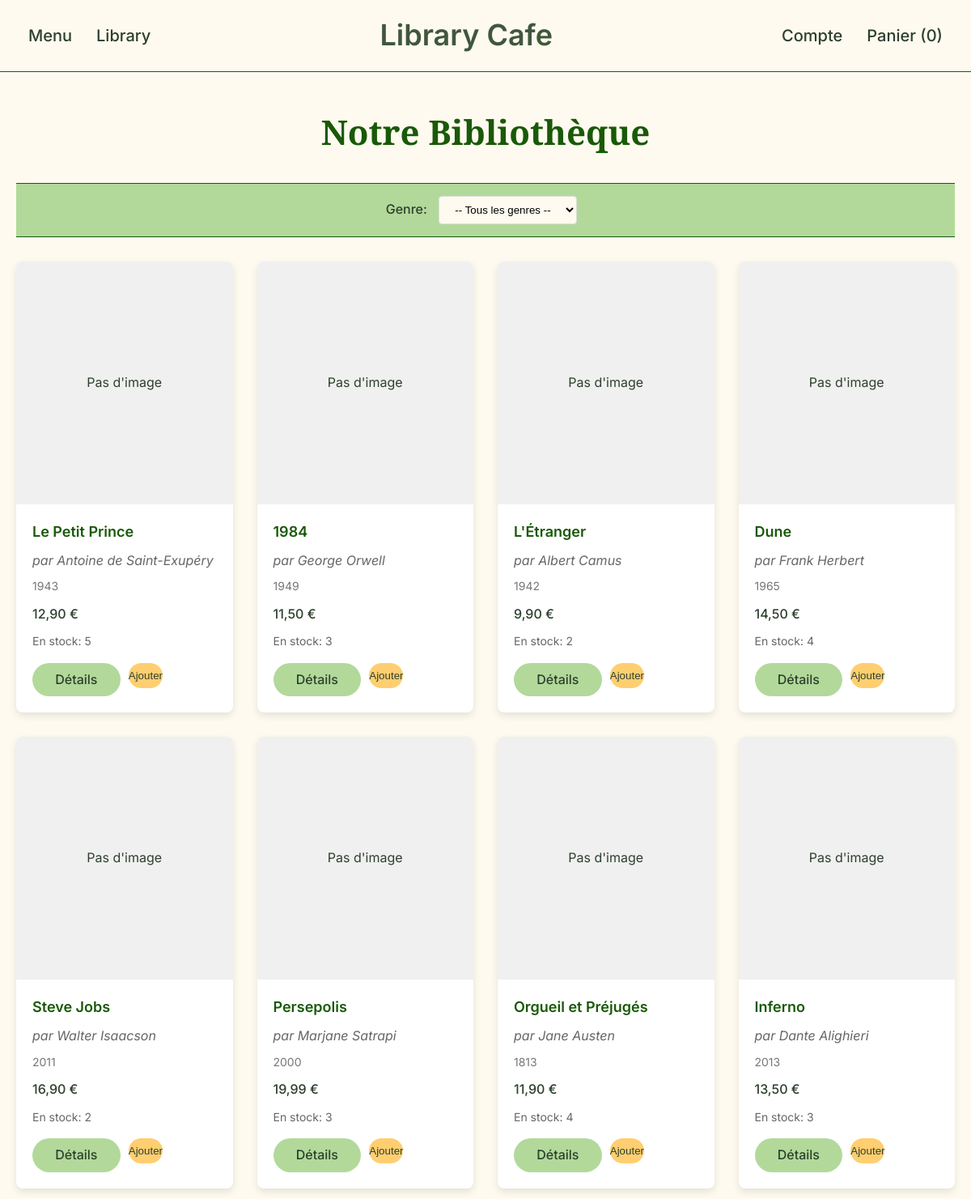
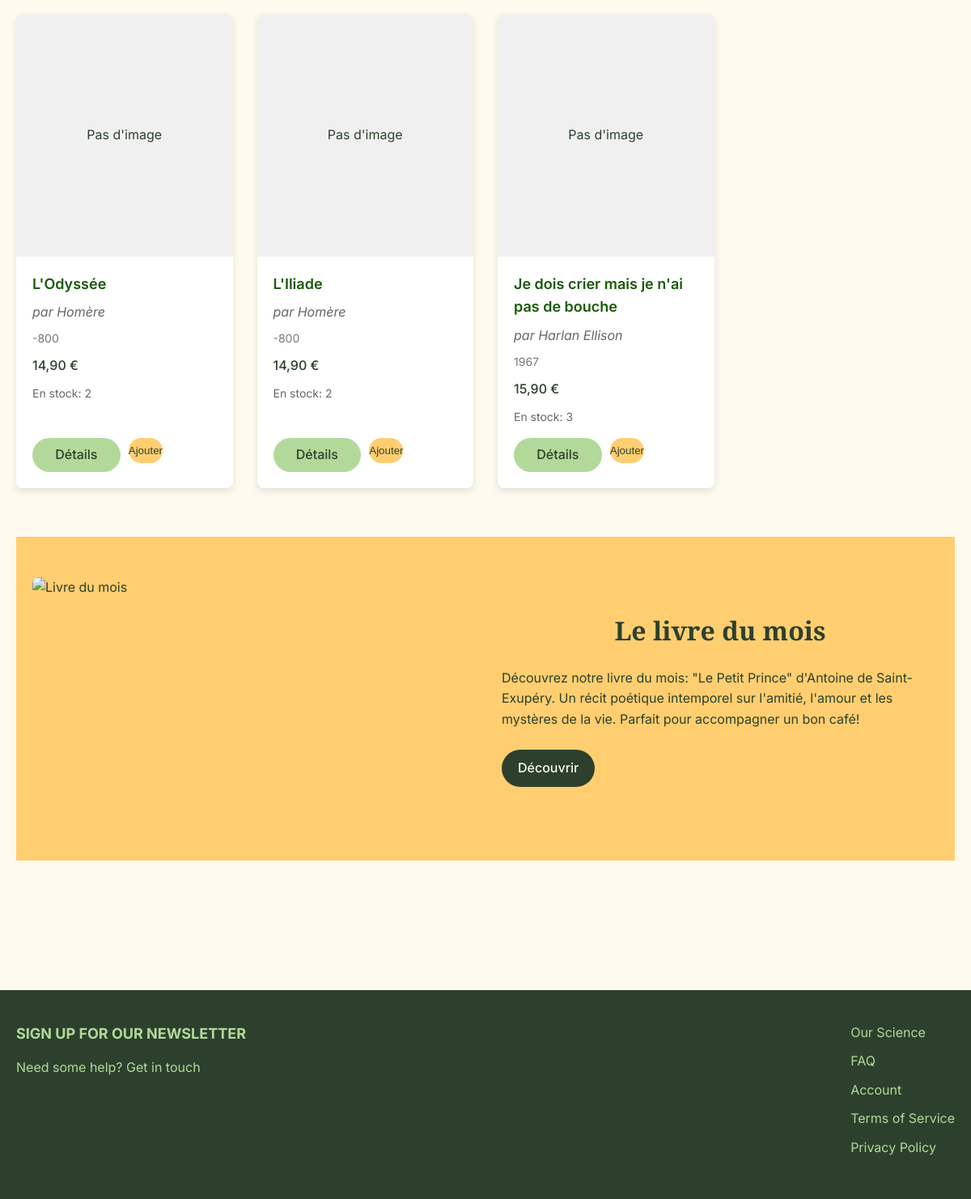
The page /library.php on the database its author committed (2 pictures, top to bottom).
### tables this page shows
CREATE TABLE `produits` (
  `id` int(11) NOT NULL,
  `nom` varchar(100) NOT NULL,
  `description` text DEFAULT NULL,
  `prix` decimal(5,2) NOT NULL,
  `stock` int(11) DEFAULT 100,
  `statut` varchar(50) DEFAULT 'Disponible',
  `image` varchar(255) DEFAULT NULL,
  `categorie_id` int(11) DEFAULT NULL,
  `categorie` varchar(50) DEFAULT NULL,
  `auteur` varchar(100) DEFAULT NULL,
  `annee` int(11) DEFAULT NULL,
  `type` varchar(20) DEFAULT 'Boisson',
  `fournisseur_id` int(11) DEFAULT NULL
);

### library.php (the view, shortened to what this page needs)
<?php
require_once 'bdd.php';
$catID = isset($_GET['cat']) ? intval($_GET['cat']) : null;
if ($catID) {
    $stmt = $pdo->prepare("SELECT * FROM produits WHERE categorie_id = ? AND type = 'Livre'");
    $stmt->execute([$catID]);
} else {
    $stmt = $pdo->query("SELECT * FROM produits WHERE type = 'Livre'");
}
$livres = $stmt->fetchAll();
?>
<!DOCTYPE html>
<html lang="fr">
<head>
</head>
<body>
    <header>
        <div class="header-container">
            <nav class="left-nav">
                <ul>
                    <li><a href="menu.php">Menu</a></li>
                    <li><a href="librairie.php">Library</a></li>
                </ul>
            </nav>
            <a href="Accueil.php" class="logo">Library Cafe</a>
            <nav class="right-nav">
                <ul>
                    <li><a href="profil.php">Compte</a></li>
                    <li><a href="panier.php">Panier (<?= isset($_SESSION['panier']) ? count($_SESSION['panier']) : 0 ?>)</a></li>
                </ul>
            </nav>
        </div>
    </header>
    <main>
        <div class="container">
            <h2>Notre Bibliothèque</h2>
            <section class="filter-section">
                <div class="container">
                    <form class="filter-form" method="get">
                        <label for="cat" class="filter-label">Genre:</label>
                        <select name="cat" id="cat" class="filter-select" onchange="this.form.submit()">
                            <option value="">-- Tous les genres --</option>
                        </select>
                    </form>
                </div>
            </section>
            <section class="books-grid">
                <?php if (count($livres) > 0): ?>
                    <?php foreach ($livres as $livre): ?>
                        <div class="book-card">
                            <div class="book-image">
                                <?php if (!empty($livre['image']) && file_exists($livre['image'])): ?>
                                    <img src="<?= htmlspecialchars($livre['image']) ?>" alt="<?= htmlspecialchars($livre['nom']) ?>">
                                <?php else: ?>
                                    <div style="width:100%; height:100%; display:flex; align-items:center; justify-content:center; background-color:#f0f0f0;">
                                        <span>Pas d'image</span>
                                    </div>
                                <?php endif; ?>
                            </div>
                            <div class="book-details">
                                <h3 class="book-name"><?= htmlspecialchars($livre['nom']) ?></h3>
                                <?php if (!empty($livre['auteur'])): ?>
                                    <p class="book-author">par <?= htmlspecialchars($livre['auteur']) ?></p>
                                <?php endif; ?>
                                <?php if (!empty($livre['annee'])): ?>
                                    <p class="book-year"><?= $livre['annee'] ?></p>
                                <?php endif; ?>
                                <p class="book-price"><?= number_format($livre['prix'], 2, ',', ' ') ?> €</p>
                                <p class="book-stock">En stock: <?= $livre['stock'] ?></p>
                                <div class="book-actions">
                                    <a href="livre.php?id=<?= $livre['id'] ?>" class="view-btn">Détails</a>
                                    <form method="post" action="add_to_cart.php" style="flex: 1;">
                                        <button type="submit" class="add-btn" <?= $livre['stock'] <= 0 ? 'disabled' : '' ?>>
                                            Ajouter
                                        </button>
                                    </form>
                                </div>
                            </div>
                        </div>
                    <?php endforeach; ?>
                <?php endif; ?>
            </section>
            <section class="featured-section">
                <div class="container">
                    <div class="featured-container">
                        <div class="featured-image">
                            <img src="uploads/petit_prince.png" alt="Livre du mois" onerror="this.src='uploads/petit_prince.jpg'">
                        </div>
                        <div class="featured-content">
                            <h2 class="featured-title">Le livre du mois</h2>
                            <p class="featured-text">Découvrez notre livre du mois: "Le Petit Prince" d'Antoine de Saint-Exupéry. Un récit poétique intemporel sur l'amitié, l'amour et les mystères de la vie. Parfait pour accompagner un bon café!</p>
                            <a href="livre.php?id=22" class="featured-button">Découvrir</a>
                        </div>
                    </div>
                </div>
            </section>
        </div>
    </main>
    <footer>
        <div class="footer-container">
            <div class="footer-links">
                <h3>SIGN UP FOR OUR NEWSLETTER</h3>
                <p>Need some help? Get in touch</p>
            </div>
            <div class="footer-links">
                <ul>
                    <li><a href="#">Our Science</a></li>
                    <li><a href="#">FAQ</a></li>
                    <li><a href="#">Account</a></li>
                    <li><a href="#">Terms of Service</a></li>
                    <li><a href="#">Privacy Policy</a></li>
                </ul>
            </div>
        </div>
    </footer>
</body>
</html>

### library.php (style rules this page uses)
* { margin: 0; padding: 0; box-sizing: border-box; }
body { font-family: 'Inter', sans-serif; background-color: #FEFAEF; color: #2D402D; line-height: 1.6; }
.container { max-width: 1280px; margin: 0 auto; padding: 0 20px; }
header { background-color: #FEFAEF; border-bottom: 1px solid #195908; padding: 15px 0; }
.header-container { display: flex; justify-content: space-between; align-items: center; max-width: 1280px; margin: 0 auto; padding: 0 20px; }
.logo { font-family: 'Inter', sans-serif; font-size: 36px; font-weight: 600; color: #40573D; text-decoration: none; }
nav ul { display: flex; list-style: none; }
nav li { margin: 0 15px; }
nav a { color: #2D402D; text-decoration: none; font-weight: 500; font-size: 20px; }
main { padding: 40px 0; }
h2 { font-family: 'Instrument Serif', serif; font-size: 42px; color: #195908; text-align: center; margin-bottom: 30px; }
.filter-section { background-color: #B2D99A; padding: 15px 0; margin-bottom: 30px; border-top: 1px solid #195908; border-bottom: 1px solid #195908; }
.filter-form { text-align: center; }
.filter-label { font-weight: 500; margin-right: 10px; }
.filter-select { padding: 8px 15px; border: 1px solid #ddd; border-radius: 4px; background-color: #FEFAEF; margin-right: 10px; }
.books-grid { display: grid; grid-template-columns: repeat(auto-fill, minmax(250px, 1fr)); gap: 30px; margin-bottom: 40px; }
.book-card { background-color: white; border-radius: 8px; overflow: hidden; box-shadow: 0 4px 10px rgba(0,0,0,0.1); transition: transform 0.3s; display: flex; flex-direction: column; height: 100%; }
.book-image { height: 300px; overflow: hidden; }
.book-details { padding: 20px; flex-grow: 1; display: flex; flex-direction: column; }
.book-name { font-weight: 600; font-size: 18px; color: #195908; margin-bottom: 8px; }
.book-author { font-style: italic; color: #666; margin-bottom: 8px; }
.book-year { font-size: 14px; color: #777; margin-bottom: 10px; }
.book-price { font-size: 16px; font-weight: 500; margin-bottom: 10px; }
.book-stock { font-size: 14px; color: #666; margin-bottom: 15px; }
.book-actions { margin-top: auto; display: flex; gap: 10px; }
.view-btn, .add-btn { display: inline-block; padding: 8px 0; text-align: center; border-radius: 50px; text-decoration: none; font-weight: 500; flex: 1; }
.view-btn { background-color: #B2D99A; color: #2D402D; }
.add-btn { background-color: #FFCE70; color: #2D402D; border: none; cursor: pointer; }
.featured-section { background-color: #FFCE70; padding: 50px 0; margin: 60px 0; }
.featured-container { display: flex; align-items: center; gap: 40px; }
.featured-image { flex: 1; border-radius: 8px; overflow: hidden; height: 300px; }
.featured-image img { width: 100%; height: 100%; object-fit: cover; }
.featured-content { flex: 1; }
.featured-title { font-family: 'Instrument Serif', serif; font-size: 32px; color: #2D402D; margin-bottom: 20px; }
.featured-text { margin-bottom: 25px; }
.featured-button { display: inline-block; padding: 10px 20px; background-color: #2D402D; color: #FEFAEF; text-decoration: none; border-radius: 50px; font-weight: 500; }
footer { background-color: #2D402D; color: #B2D99A; padding: 40px 0; margin-top: 60px; }
.footer-container { display: flex; justify-content: space-between; max-width: 1280px; margin: 0 auto; padding: 0 20px; }
.footer-links h3 { font-size: 18px; margin-bottom: 15px; }
.footer-links ul { list-style: none; }
.footer-links li { margin-bottom: 10px; }
.footer-links a { color: #B2D99A; text-decoration: none; }

### rows shown on the page
produits: shows "Pas d'image", nom "Le Petit Prince", auteur "Antoine de Saint-Exupéry", annee "1943", prix "12,90", stock "5"
produits: image "Pas d'image", nom "1984", auteur "George Orwell", annee "1949", prix "11,50", stock "3"
produits: shows "Pas d'image", nom "L'Étranger", auteur "Albert Camus", annee "1942", prix "9,90", stock "2"
produits: image "Pas d'image", nom "Dune", auteur "Frank Herbert", annee "1965", prix "14,50", stock "4"
produits: shows "Pas d'image", nom "Steve Jobs", auteur "Walter Isaacson", annee "2011", prix "16,90", stock "2"
produits: shows "Pas d'image", nom "Persepolis", auteur "Marjane Satrapi", annee "2000", prix "19,99", stock "3"
produits: shows "Pas d'image", nom "Orgueil et Préjugés", auteur "Jane Austen", annee "1813", prix "11,90", stock "4"
produits: shows "Pas d'image", nom "Inferno", auteur "Dante Alighieri", annee "2013", prix "13,50", stock "3"
produits: shows "Pas d'image", nom "L'Odyssée", auteur "Homère", annee "-800", prix "14,90", stock "2"
produits: shows "Pas d'image", nom "L'Iliade", auteur "Homère", annee "-800", prix "14,90", stock "2"
produits: shows "Pas d'image", nom "Je dois crier mais je n'ai pas de bouche", auteur "Harlan Ellison", annee "1967", prix "15,90", stock "3"
